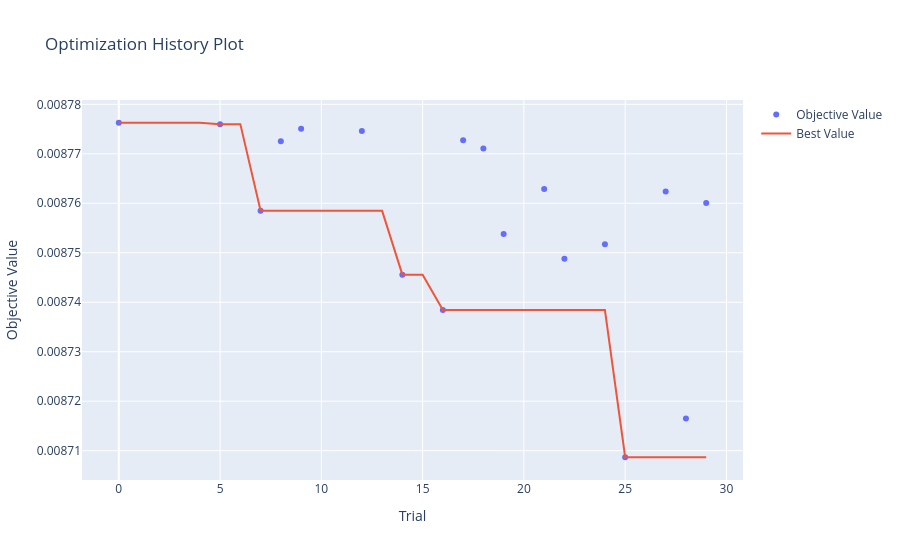
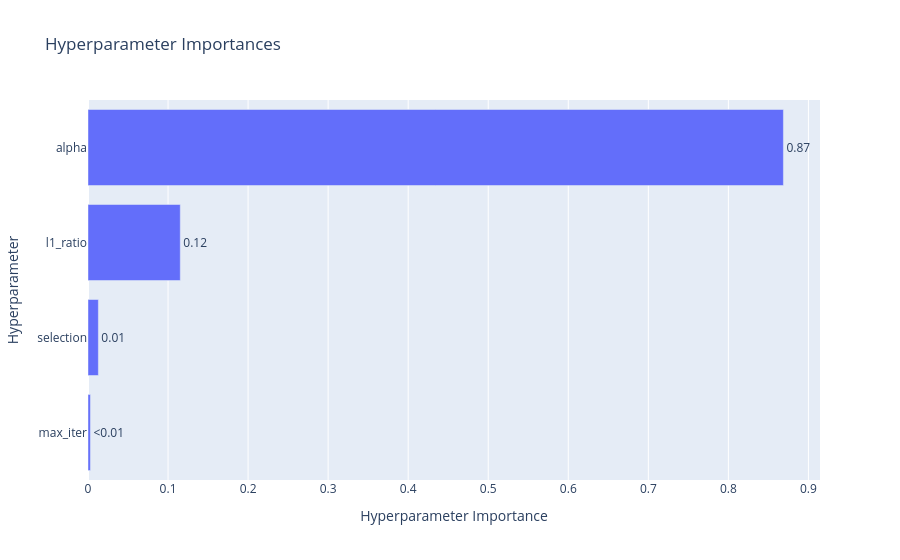
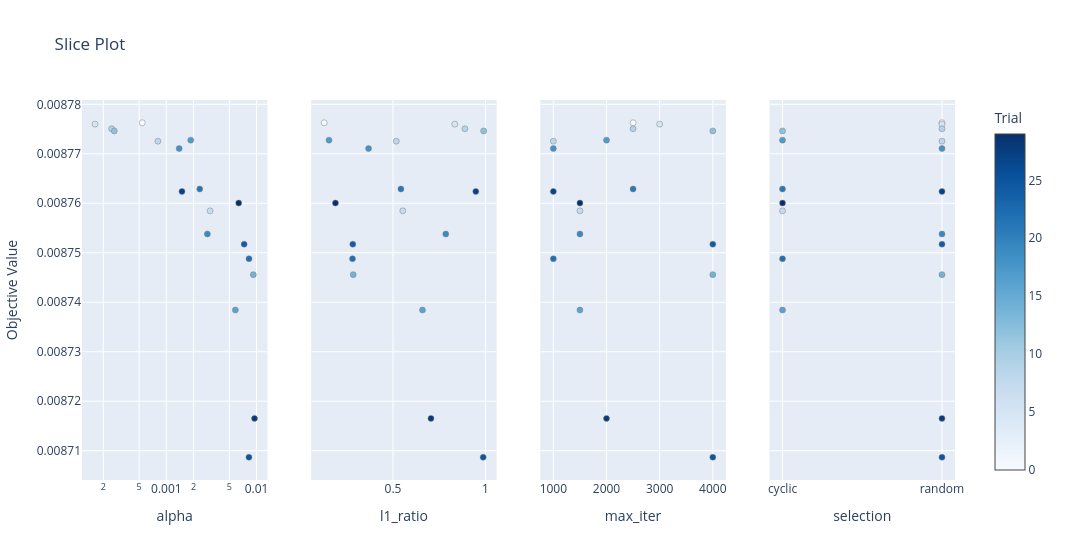
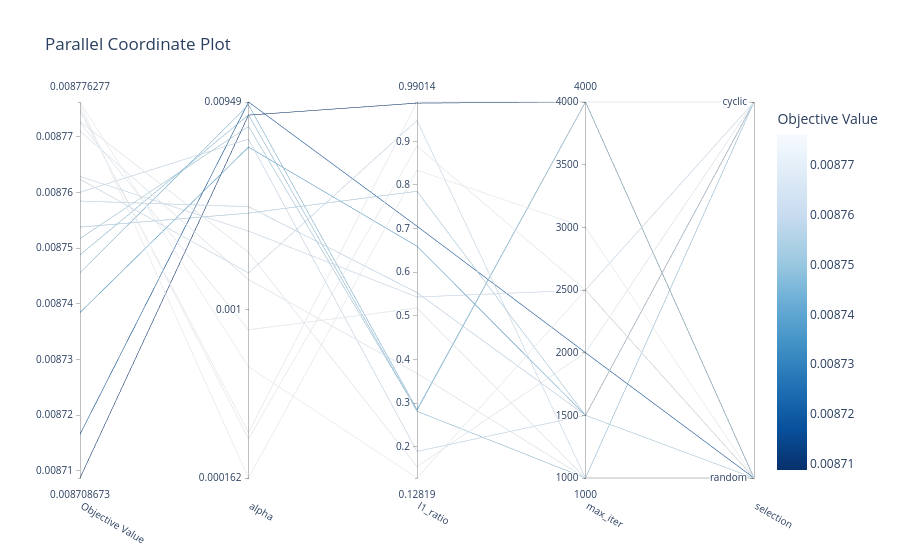

Notebook source saved alongside these figures, in order:
### Code cell
study = results[0]["study"]

vis.plot_optimization_history(study).show()
vis.plot_param_importances(study).show()
vis.plot_slice(study).show()
vis.plot_parallel_coordinate(study).show()
vis.plot_contour(study).show()
vis.plot_edf(study).show()

### Figure 1 — Plotly figure (JSON) as saved in the notebook; plotly's stock layout.template omitted (floating-point values rounded to 4 significant figures)
{"data": [{"mode": "markers", "name": "Objective Value", "x": [0, 5, 7, 8, 9, 12, 14, 16, 17, 18, 19, 21, 22, 24, 25, 27, 28, 29], "y": [0.008776, 0.008776, 0.008758, 0.008773, 0.008775, 0.008775, 0.008746, 0.008738, 0.008773, 0.008771, 0.008754, 0.008763, 0.008749, 0.008752, 0.008709, 0.008762, 0.008717, 0.00876], "type": "scatter"}, {"mode": "lines", "name": "Best Value", "x": [0, 1, 2, 3, 4, 5, 6, 7, 8, 9, 10, 11, 12, 13, 14, 15, 16, 17, 18, 19, 20, 21, 22, 23, 24, 25, 26, 27, 28, 29], "y": [0.008776, 0.008776, 0.008776, 0.008776, 0.008776, 0.008776, 0.008776, 0.008758, 0.008758, 0.008758, 0.008758, 0.008758, 0.008758, 0.008758, 0.008746, 0.008746, 0.008738, 0.008738, 0.008738, 0.008738, 0.008738, 0.008738, 0.008738, 0.008738, 0.008738, 0.008709, 0.008709, 0.008709, 0.008709, 0.008709], "type": "scatter"}, {"marker": {"color": "#cccccc"}, "mode": "markers", "name": "Infeasible Trial", "showlegend": false, "x": [], "y": [], "type": "scatter"}], "layout": {"title": {"text": "Optimization History Plot"}, "xaxis": {"title": {"text": "Trial"}}, "yaxis": {"title": {"text": "Objective Value"}}}}

### Figure 2 — Plotly figure (JSON) as saved in the notebook; plotly's stock layout.template omitted (floating-point values rounded to 4 significant figures)
{"data": [{"cliponaxis": false, "hovertemplate": ["max_iter (IntDistribution): 0.0030430072994340213<extra></extra>", "selection (CategoricalDistribution): 0.012938890290537073<extra></extra>", "l1_ratio (FloatDistribution): 0.11528220713317626<extra></extra>", "alpha (FloatDistribution): 0.8687358952768526<extra></extra>"], "name": "Objective Value", "orientation": "h", "text": ["<0.01", "0.01", "0.12", "0.87"], "textposition": "outside", "x": [0.003043, 0.01294, 0.1153, 0.8687], "y": ["max_iter", "selection", "l1_ratio", "alpha"], "type": "bar"}], "layout": {"title": {"text": "Hyperparameter Importances"}, "xaxis": {"title": {"text": "Hyperparameter Importance"}}, "yaxis": {"title": {"text": "Hyperparameter"}}}}

### Figure 3 — Plotly figure (JSON) as saved in the notebook; plotly's stock layout.template omitted (floating-point values rounded to 4 significant figures)
{"data": [{"marker": {"color": [0, 5, 7, 8, 9, 12, 14, 16, 17, 18, 19, 21, 22, 24, 25, 27, 28, 29], "colorbar": {"title": {"text": "Trial"}, "x": 1.0, "xpad": 40}, "colorscale": [[0.0, "rgb(247,251,255)"], [0.125, "rgb(222,235,247)"], [0.25, "rgb(198,219,239)"], [0.375, "rgb(158,202,225)"], [0.5, "rgb(107,174,214)"], [0.625, "rgb(66,146,198)"], [0.75, "rgb(33,113,181)"], [0.875, "rgb(8,81,156)"], [1.0, "rgb(8,48,107)"]], "line": {"color": "Grey", "width": 0.5}, "showscale": true}, "mode": "markers", "name": "Feasible Trial", "showlegend": false, "x": [0.0005406, 0.0001621, 0.003057, 0.0008063, 0.0002478, 0.0002649, 0.009206, 0.005825, 0.001865, 0.001388, 0.00285, 0.002347, 0.008256, 0.007286, 0.008236, 0.001491, 0.00949, 0.006344], "y": [0.008776, 0.008776, 0.008758, 0.008773, 0.008775, 0.008775, 0.008746, 0.008738, 0.008773, 0.008771, 0.008754, 0.008763, 0.008749, 0.008752, 0.008709, 0.008762, 0.008717, 0.00876], "type": "scatter", "xaxis": "x", "yaxis": "y"}, {"marker": {"color": [0, 5, 7, 8, 9, 12, 14, 16, 17, 18, 19, 21, 22, 24, 25, 27, 28, 29], "colorbar": {"title": {"text": "Trial"}, "x": 1.0, "xpad": 40}, "colorscale": [[0.0, "rgb(247,251,255)"], [0.125, "rgb(222,235,247)"], [0.25, "rgb(198,219,239)"], [0.375, "rgb(158,202,225)"], [0.5, "rgb(107,174,214)"], [0.625, "rgb(66,146,198)"], [0.75, "rgb(33,113,181)"], [0.875, "rgb(8,81,156)"], [1.0, "rgb(8,48,107)"]], "line": {"color": "Grey", "width": 0.5}, "showscale": false}, "mode": "markers", "name": "Feasible Trial", "showlegend": false, "x": [0.1282, 0.8338, 0.5531, 0.5179, 0.8888, 0.9901, 0.2851, 0.6595, 0.1543, 0.368, 0.7855, 0.5431, 0.2813, 0.2828, 0.9876, 0.9478, 0.7054, 0.1891], "y": [0.008776, 0.008776, 0.008758, 0.008773, 0.008775, 0.008775, 0.008746, 0.008738, 0.008773, 0.008771, 0.008754, 0.008763, 0.008749, 0.008752, 0.008709, 0.008762, 0.008717, 0.00876], "type": "scatter", "xaxis": "x2", "yaxis": "y2"}, {"marker": {"color": [0, 5, 7, 8, 9, 12, 14, 16, 17, 18, 19, 21, 22, 24, 25, 27, 28, 29], "colorbar": {"title": {"text": "Trial"}, "x": 1.0, "xpad": 40}, "colorscale": [[0.0, "rgb(247,251,255)"], [0.125, "rgb(222,235,247)"], [0.25, "rgb(198,219,239)"], [0.375, "rgb(158,202,225)"], [0.5, "rgb(107,174,214)"], [0.625, "rgb(66,146,198)"], [0.75, "rgb(33,113,181)"], [0.875, "rgb(8,81,156)"], [1.0, "rgb(8,48,107)"]], "line": {"color": "Grey", "width": 0.5}, "showscale": false}, "mode": "markers", "name": "Feasible Trial", "showlegend": false, "x": [2500, 3000, 1500, 1000, 2500, 4000, 4000, 1500, 2000, 1000, 1500, 2500, 1000, 4000, 4000, 1000, 2000, 1500], "y": [0.008776, 0.008776, 0.008758, 0.008773, 0.008775, 0.008775, 0.008746, 0.008738, 0.008773, 0.008771, 0.008754, 0.008763, 0.008749, 0.008752, 0.008709, 0.008762, 0.008717, 0.00876], "type": "scatter", "xaxis": "x3", "yaxis": "y3"}, {"marker": {"color": [0, 5, 7, 8, 9, 12, 14, 16, 17, 18, 19, 21, 22, 24, 25, 27, 28, 29], "colorbar": {"title": {"text": "Trial"}, "x": 1.0, "xpad": 40}, "colorscale": [[0.0, "rgb(247,251,255)"], [0.125, "rgb(222,235,247)"], [0.25, "rgb(198,219,239)"], [0.375, "rgb(158,202,225)"], [0.5, "rgb(107,174,214)"], [0.625, "rgb(66,146,198)"], [0.75, "rgb(33,113,181)"], [0.875, "rgb(8,81,156)"], [1.0, "rgb(8,48,107)"]], "line": {"color": "Grey", "width": 0.5}, "showscale": false}, "mode": "markers", "name": "Feasible Trial", "showlegend": false, "x": ["random", "random", "cyclic", "random", "random", "cyclic", "random", "cyclic", "cyclic", "random", "random", "cyclic", "cyclic", "random", "random", "random", "random", "cyclic"], "y": [0.008776, 0.008776, 0.008758, 0.008773, 0.008775, 0.008775, 0.008746, 0.008738, 0.008773, 0.008771, 0.008754, 0.008763, 0.008749, 0.008752, 0.008709, 0.008762, 0.008717, 0.00876], "type": "scatter", "xaxis": "x4", "yaxis": "y4"}], "layout": {"xaxis": {"anchor": "y", "domain": [0.0, 0.2125], "title": {"text": "alpha"}, "type": "log"}, "yaxis": {"anchor": "x", "domain": [0.0, 1.0], "title": {"text": "Objective Value"}}, "xaxis2": {"anchor": "y2", "domain": [0.2625, 0.475], "title": {"text": "l1_ratio"}}, "yaxis2": {"anchor": "x2", "domain": [0.0, 1.0], "matches": "y", "showticklabels": false}, "xaxis3": {"anchor": "y3", "domain": [0.525, 0.7375], "title": {"text": "max_iter"}}, "yaxis3": {"anchor": "x3", "domain": [0.0, 1.0], "matches": "y", "showticklabels": false}, "xaxis4": {"anchor": "y4", "domain": [0.7875, 1.0], "title": {"text": "selection"}, "type": "category", "categoryorder": "array", "categoryarray": ["cyclic", "random"]}, "yaxis4": {"anchor": "x4", "domain": [0.0, 1.0], "matches": "y", "showticklabels": false}, "title": {"text": "Slice Plot"}, "width": 1200}}

### Figure 4 — Plotly figure (JSON) as saved in the notebook; plotly's stock layout.template omitted (floating-point values rounded to 4 significant figures)
{"data": [{"dimensions": [{"label": "Objective Value", "range": [0.008709, 0.008776], "values": [0.008776, 0.008776, 0.008758, 0.008773, 0.008775, 0.008775, 0.008746, 0.008738, 0.008773, 0.008771, 0.008754, 0.008763, 0.008749, 0.008752, 0.008709, 0.008762, 0.008717, 0.00876]}, {"label": "alpha", "range": [-3.79, -2.023], "ticktext": ["0.000162", "0.001", "0.00949"], "tickvals": [-3.79, -3, -2.023], "values": [-3.267, -3.79, -2.515, -3.094, -3.606, -3.577, -2.036, -2.235, -2.729, -2.857, -2.545, -2.629, -2.083, -2.138, -2.084, -2.826, -2.023, -2.198]}, {"label": "l1_ratio", "range": [0.1282, 0.9901], "values": [0.1282, 0.8338, 0.5531, 0.5179, 0.8888, 0.9901, 0.2851, 0.6595, 0.1543, 0.368, 0.7855, 0.5431, 0.2813, 0.2828, 0.9876, 0.9478, 0.7054, 0.1891]}, {"label": "max_iter", "range": [1000, 4000], "values": [2500, 3000, 1500, 1000, 2500, 4000, 4000, 1500, 2000, 1000, 1500, 2500, 1000, 4000, 4000, 1000, 2000, 1500]}, {"label": "selection", "range": [0, 1], "ticktext": ["random", "cyclic"], "tickvals": [0, 1], "values": [0, 0, 1, 0, 0, 1, 0, 1, 1, 0, 0, 1, 1, 0, 0, 0, 0, 1]}], "labelangle": 30, "labelside": "bottom", "line": {"color": [0.008776, 0.008776, 0.008758, 0.008773, 0.008775, 0.008775, 0.008746, 0.008738, 0.008773, 0.008771, 0.008754, 0.008763, 0.008749, 0.008752, 0.008709, 0.008762, 0.008717, 0.00876], "colorbar": {"title": {"text": "Objective Value"}}, "colorscale": [[0.0, "rgb(247,251,255)"], [0.125, "rgb(222,235,247)"], [0.25, "rgb(198,219,239)"], [0.375, "rgb(158,202,225)"], [0.5, "rgb(107,174,214)"], [0.625, "rgb(66,146,198)"], [0.75, "rgb(33,113,181)"], [0.875, "rgb(8,81,156)"], [1.0, "rgb(8,48,107)"]], "reversescale": true, "showscale": true}, "type": "parcoords"}], "layout": {"title": {"text": "Parallel Coordinate Plot"}}}
